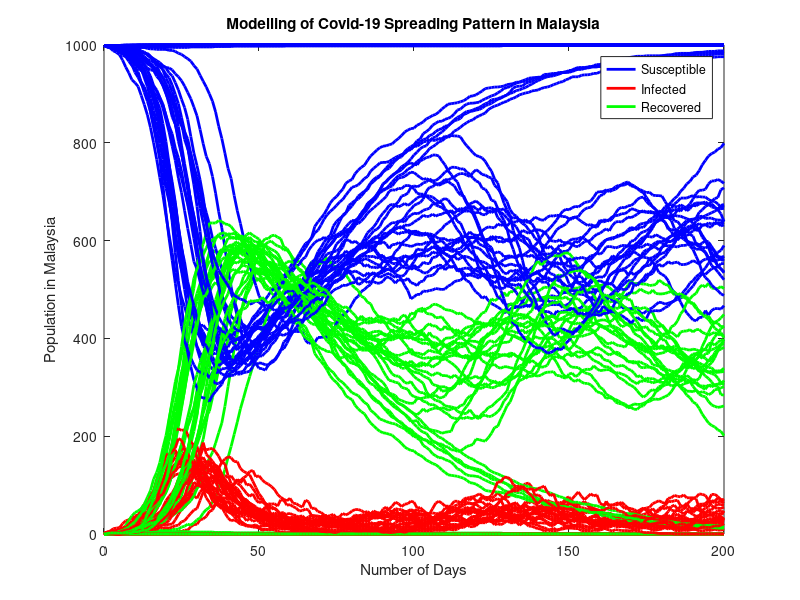

This chart was generated by the following MATLAB code:
clear all
close all 
clc

%% parameters
disp('Loading parameters')

N = 1000; % population rate
e = 0.5; % tramsmission probability
c = 1; % contact rate
L = 0.025; % lost immunity probability or rate
r = 0.275; % recovery probability rate

PLOTS = 0;
numsteps = 200; %% limit of x-axis


%% Initial conditions 
disp('Setting up initial conditions')

S0=N-1 ;   %%at least one person will be sick/infected at the beginning
I0=N-S0 ;
R0=0 ;

numRuns=50; %%changeable, it stands for sets of experiments done

disp('Running simulation')
for run=1:numRuns 
%% numerical solution
PLOTS = PLOTS + 1;

x(:,1)=[S0;I0;R0];
for k=1:numsteps
   S=x(1,k);
   I=x(2,k);
   R=x(3,k);

StoI=binornd(round(S),(e*c*I/N)); %%flip a coin or randomize the probability of state S to I
ItoR=binornd(I,r);
RtoS=binornd(R,L);

x(:,k+1)=x(:,k)+[-StoI+RtoS; StoI-ItoR; ItoR-RtoS];
end

%% plot results 
PLOTS
plot(0:numsteps,x(1,:),'b','MarkerSize',10,'LineWidth',2)
hold on
plot(0:numsteps,x(2,:),'r','MarkerSize',10,'LineWidth',2)
plot(0:numsteps,x(3,:),'g','MarkerSize',10,'LineWidth',2)

pause(0.1)

end
%% labelling plots
legend('Susceptible','Infected','Recovered')
xlabel('Number of Days')
ylabel('Population in Malaysia')
title('Modelling of Covid-19 Spreading Pattern in Malaysia')

disp('End of simulation')